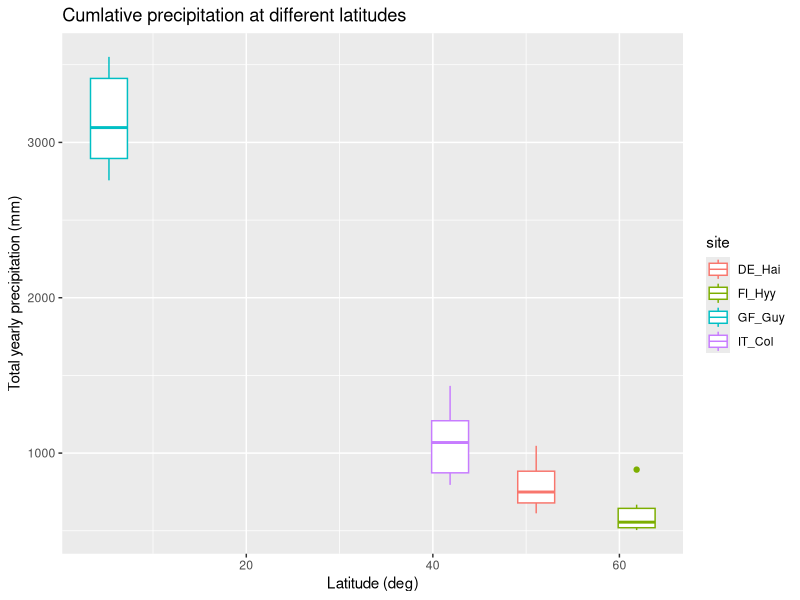
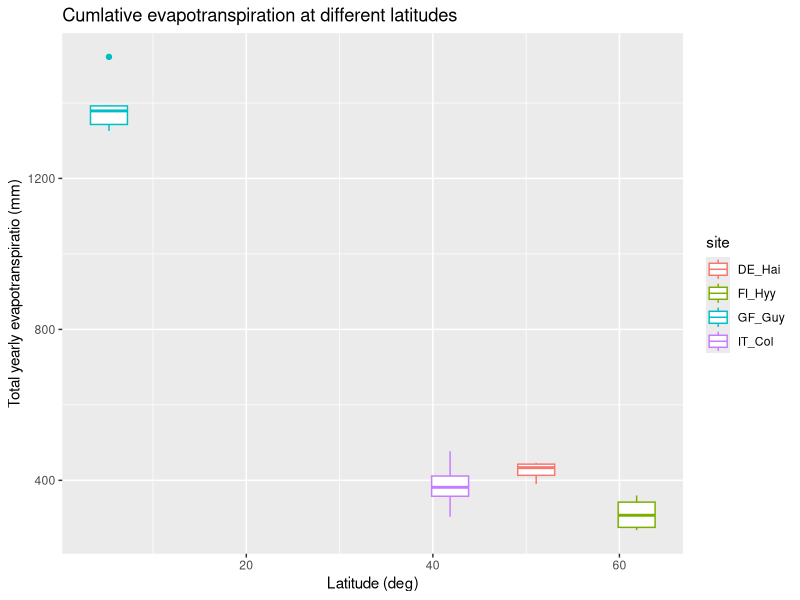
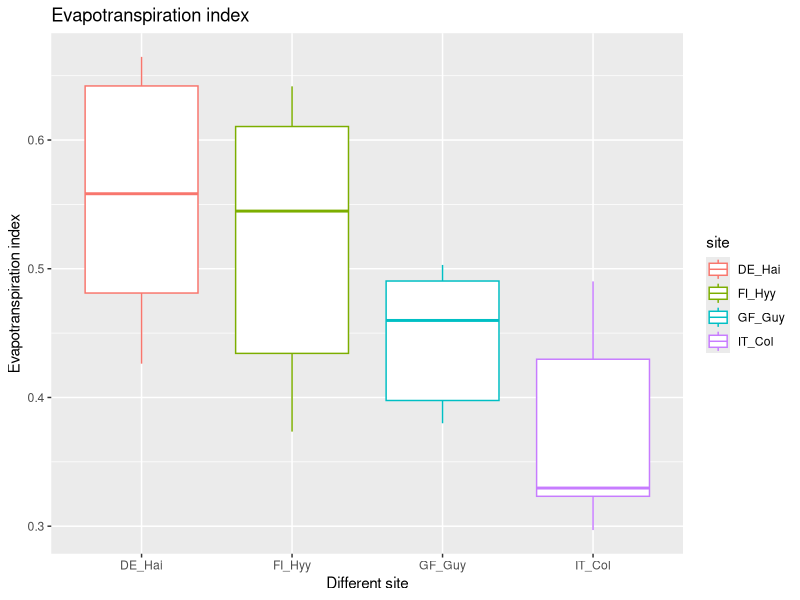

Here is the R script that generated these plots, in order:
## ---- chunk 1
library(tidyverse)
library(patchwork)
library(here)
## ---- chunk 2
prec <- read_csv(here("Data_lectures/5_Precipitation/P_4sites.csv"))
et <- read_csv(here("Data_lectures/5_Precipitation/ET_4sites.csv"))
sites <- read_csv(here("5_precipitation/station_data.csv")) %>%
  rename(site=`Site-abb`, full_name = Site)
## ---- chunk 3
prec_avg <- prec %>%
  select(-Date) %>%
  gather("site", "prec") %>%
    group_by(site) %>%
  summarise(prec=mean(prec))

et_avg <- et %>%
  select(-Date) %>%
  gather("site", "et") %>%
    group_by(site) %>%
  summarise(et=mean(et))

sites_avg <- sites %>%
  inner_join(et_avg, by="site") %>%
  inner_join(prec_avg, by="site")
## ---- chunk 4
# this t makes no sense as name TODO chanve this
prec_t <- prec %>%
  gather("site", "prec", -Date)

et_t <- et %>%
  gather("site", "et", -Date) 

prec_et <- left_join(prec_t, et_t, by=c("Date", "site"))

sites <- sites %>%
  inner_join(prec_et, by="site") 
## ---- chunk 5
sites
## ---- chunk 6
(prec_box <-  ggplot(sites, aes(Lat, prec, colour=site)) +
  geom_boxplot() +
   labs(title="Cumlative precipitation at different latitudes",
        y="Total yearly precipitation (mm)",
        x="Latitude (deg)"))
## ---- chunk 7
(et_box <- ggplot(sites, aes(Lat, et, colour=site)) +
  geom_boxplot() +
    labs(title="Cumlative evapotranspiration at different latitudes",
        y="Total yearly evapotranspiratio (mm)",
        x="Latitude (deg)"))
## ---- chunk 8
sites$et_idx <- sites$et/sites$prec

ggplot(sites,
       aes(site, et_idx, colour = site))+
         geom_boxplot()+
         labs(title="Evapotranspiration index", x="Different site", y="Evapotranspiration index")
        
